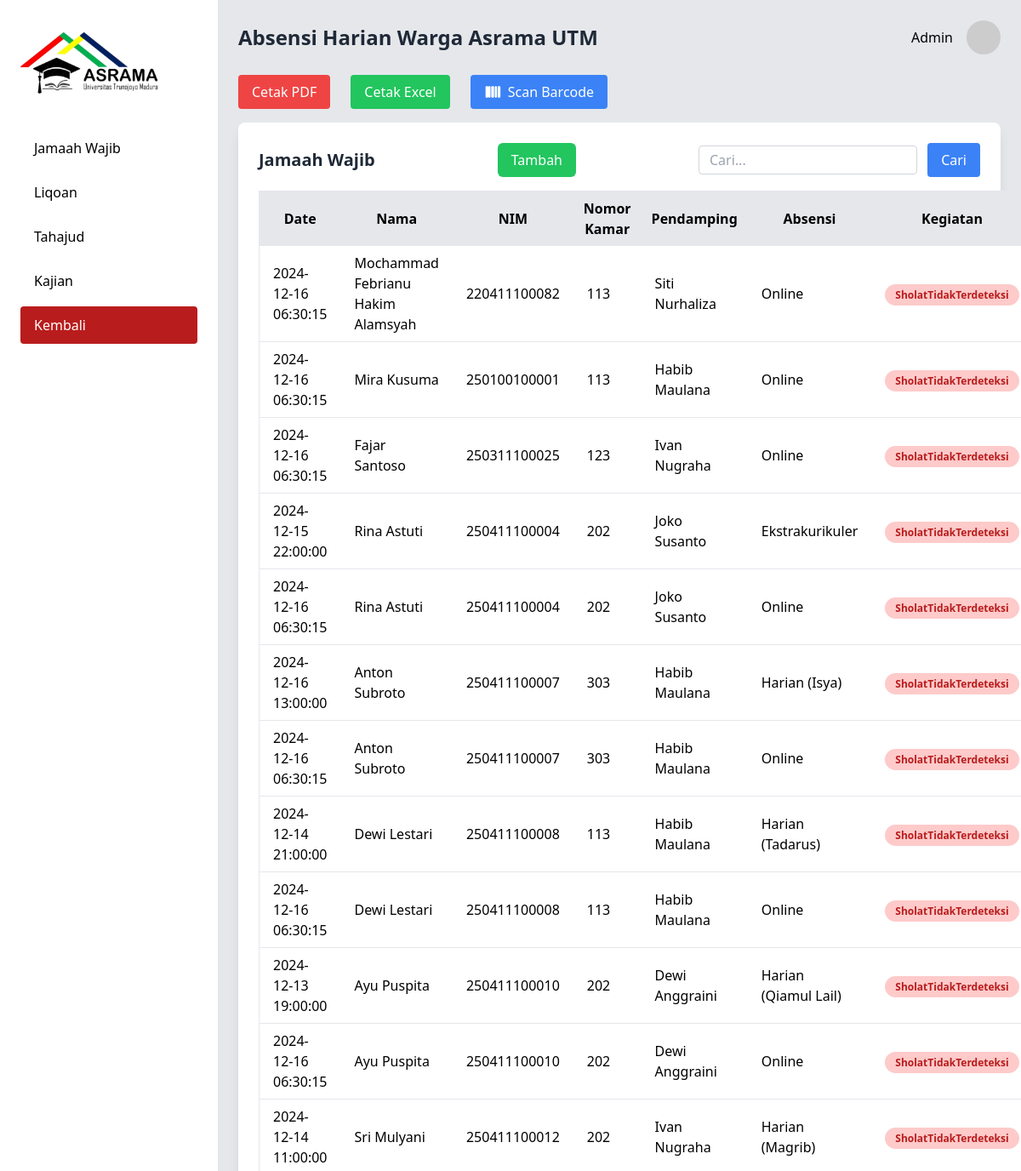
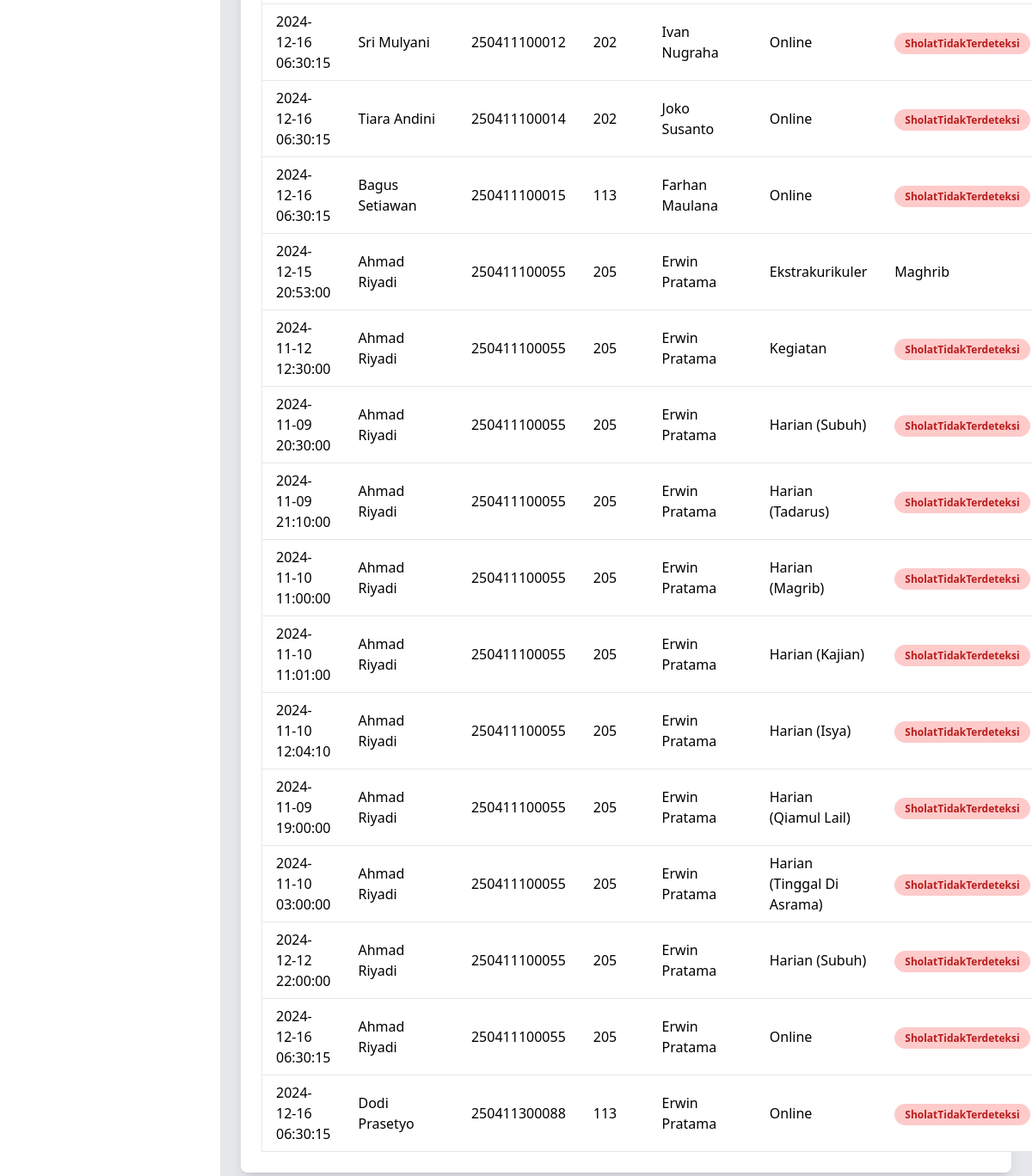
The app's page /app/pengurus/absensi_asrama/public/absensi_harian.php (signed in) with its own data (2 pictures, top to bottom).
### tables this page shows
CREATE TABLE `absensi` (
  `id_absen` int(11) NOT NULL,
  `id_kegiatan` int(11) DEFAULT NULL,
  `nim` varchar(12) DEFAULT NULL,
  `id_extra` int(11) DEFAULT NULL,
  `nim_pengurus` varchar(12) DEFAULT NULL,
  `status_kehadiran` varchar(255) DEFAULT NULL,
  `waktu_absen` timestamp NOT NULL DEFAULT current_timestamp() ON UPDATE current_timestamp(),
  `jenis_absen` varchar(255) DEFAULT NULL,
  `keterangan` varchar(255) DEFAULT NULL
);

CREATE TABLE `warga` (
  `nim` varchar(12) NOT NULL,
  `id_extra` int(11) DEFAULT NULL,
  `nim_pengurus` varchar(12) DEFAULT NULL,
  `nama` varchar(255) DEFAULT NULL,
  `no_hp` varchar(12) DEFAULT NULL,
  `password` varchar(255) DEFAULT NULL,
  `kamar` varchar(12) DEFAULT NULL,
  `foto_warga` varchar(255) DEFAULT NULL,
  `email` varchar(255) DEFAULT NULL,
  `gedung` varchar(12) DEFAULT NULL,
  `prodi` varchar(255) DEFAULT NULL
);

CREATE TABLE `pengurus` (
  `nama_pengurus` varchar(255) DEFAULT NULL,
  `nim_pengurus` varchar(12) NOT NULL,
  `kamar_pengurus` varchar(12) DEFAULT NULL,
  `gedung_pengurus` varchar(12) DEFAULT NULL,
  `no_hp_pengurus` varchar(12) DEFAULT NULL,
  `password_pengurus` varchar(255) DEFAULT NULL,
  `email_pengurus` varchar(255) DEFAULT NULL,
  `divisi_pengurus` varchar(255) DEFAULT NULL,
  `jabatan_pengurus` varchar(255) DEFAULT NULL,
  `foto_pengurus` varchar(255) DEFAULT NULL,
  `prodi_pengurus` varchar(255) DEFAULT NULL,
  `jenis_kelamin_pengurus` varchar(12) DEFAULT NULL
);

### app/pengurus/absensi_asrama/public/absensi_harian.php (the view, shortened to what this page needs)
<?php
$host = "localhost";
$username = "root";
$password = "";
$database = "asrama";
$koneksi = mysqli_connect($host, $username, $password, $database);
$search = isset($_GET['search']) ? $_GET['search'] : '';
$query = "SELECT nama, waktu_absen, warga.nim, kamar, nama_pengurus, keterangan, jenis_absen, status_kehadiran, id_absen
          FROM absensi
          INNER JOIN warga ON absensi.nim = warga.nim
          INNER JOIN pengurus ON warga.nim_pengurus = pengurus.nim_pengurus";
$hasil = mysqli_query($koneksi, $query);
?>
<!DOCTYPE html>
<html lang="en">
  <head>
    <link href="./css/output.css" rel="stylesheet" />
  </head>
  <body class="bg-gray-200 font-sans leading-normal tracking-normal">
    <div class="flex">
      <aside
        class="w-64 bg-white text-black min-h-screen fixed h-full stroke-black"
      >
        <div class="p-6">
          <img class="h-24" src="../img/asrama utm (1).png" alt="asrama" />
          <nav class="mt-8 space-y-2">
            <a href="#" class="block py-2.5 px-4 rounded hover:bg-gray-700"
              >Jamaah Wajib</a
            >
            <a
              href="liqoan.php"
              class="block py-2.5 px-4 rounded hover:bg-gray-700"
              >Liqoan</a
            >
            <a
              href="tahajud.php"
              class="block py-2.5 px-4 rounded hover:bg-gray-700"
              >Tahajud</a
            >
            <a
              href="kajian.php"
              class="block py-2.5 px-4 rounded hover:bg-gray-700"
              >Kajian</a
            >
            <a
              href="index.html"
              class="block py-2.5 px-4 rounded bg-red-700 text-white hover:bg-red-500"
              >Kembali</a
            >
          </nav>
        </div>
      </aside>
      <div class="flex-1 ml-64 p-6 overflow-scroll h-screen">
        <header class="flex justify-between items-center mb-6">
          <h2 class="text-2xl font-semibold text-gray-800">Absensi Harian Warga Asrama UTM</h2>
          <div class="flex items-center">
            <span class="mr-4">Admin</span>
            <img
              class="w-10 h-10 rounded-full"
              src="https://via.placeholder.com/40"
              alt="profile photo"
            />
          </div>
        </header>
        <div class="flex space-x-6 mb-4">
          <button
            onclick="printPDF()"
            class="bg-red-500 text-white px-4 py-2 rounded"
          >
            Cetak PDF
          </button>
          <button
            onclick="exportToExcel()"
            class="bg-green-500 text-white px-4 py-2 rounded"
          >
            Cetak Excel
          </button>
          <a
            href="scan_kamera.php"
            class="bg-blue-500 text-white px-4 py-2 rounded flex items-center hover:bg-blue-600"
          >
            <svg
              xmlns="http://www.w3.org/2000/svg"
              class="w-5 h-5 mr-2"
              fill="none"
              viewBox="0 0 24 24"
              stroke="currentColor"
            >
              <path
                stroke-linecap="round"
                stroke-linejoin="round"
                stroke-width="2"
                d="M3 5h2v14H3V5zm4 0h1v14H7V5zm4 0h2v14h-2V5zm5 0h1v14h-1V5zm4 0h2v14h-2V5z"
              />
            </svg>
            Scan Barcode
          </a>
        </div>
        <div class="pdf_magrib bg-white p-6 rounded-lg shadow-lg mb-10">
          <div class="flex items-center justify-between mb-4">
            <h3 class="text-xl font-semibold text-gray-800">Jamaah Wajib</h3>
            <a href="tambah.php" class="px-4 py-2 bg-green-500 text-white rounded-md hover:bg-green-600">Tambah</a>
              <form method="get" action="">
                <input type="text" name="search" placeholder="Cari..." value="<?= htmlspecialchars($search); ?>" class="border border-gray-300 rounded px-3 py-1 text-gray-700 focus:outline-none focus:border-blue-500" />
                  <button type="submit" class="ml-2 bg-blue-500 text-white px-4 py-2 rounded">Cari</button>
              </form>
          </div>
          <table class="min-w-full bg-white border">
            <thead>
              <tr>
                <th class="py-2 px-3 bg-gray-200">Date</th>
                <th class="py-2 px-3 bg-gray-200">Nama</th>
                <th class="py-2 px-3 bg-gray-200">NIM</th>
                <th class="py-2 px-3 bg-gray-200">Nomor Kamar</th>
                <th class="py-2 px-3 bg-gray-200">Pendamping</th>
                <th class="py-2 px-3 bg-gray-200">Absensi</th>
                <th class="py-2 px-3 bg-gray-200">Kegiatan</th>
              </tr>
            </thead>
            <tbody>
              <?php while ($row = mysqli_fetch_assoc($hasil)) { ?>
                  <tr class="border-b border-gray-200 hover:bg-gray-100">
                      <td class="py-2 px-4">
                      <?php if ($row['waktu_absen'] != "0000-00-00 00:00:00") {?>
                        <?php echo $row['waktu_absen'] ?>
                        <?php } else { ?>
                          <span class="text-red-700 bg-red-200 rounded-full px-3 py-1 text-xs font-semibold">00000</span>
                        <?php } ?>
                      </td>
                      <td class="py-2 px-4"><?= $row['nama']; ?></td>
                      <td class="py-2 px-4"><?= $row['nim']; ?></td>
                      <td class="py-2 px-4"><?= $row['kamar']; ?></td>
                      <td class="py-2 px-4"><?= $row['nama_pengurus']; ?></td>
                      <td class="py-2 px-4"><?= $row['jenis_absen']; ?></td>
                      <td class="py-2 px-4">
                        <?php if ($row['keterangan'] == 'maghrib') {?>
                          Maghrib
                        <?php } elseif ($row['keterangan'] == 'isya') { ?>
                          Isya
                        <?php } elseif ($row['keterangan'] == 'shubuh') { ?>
                          Shubuh
                        <?php } elseif ($row['keterangan'] == 'liqoan') { ?>
                          Liqoan
                        <?php } elseif ($row['keterangan'] == 'kajian') { ?>
                          Kajian
                        <?php } elseif ($row['keterangan'] == 'tahajut') { ?>
                          Tahajut
                        <?php } elseif ($row['keterangan'] == 'alpha') { ?>
                          <span class="text-red-700 bg-red-200 rounded-full px-3 py-1 text-xs font-semibold">SholatTidakTerdeteksi</span>
                        <?php } else { ?>
                          <span class="text-red-700 bg-red-200 rounded-full px-3 py-1 text-xs font-semibold">SholatTidakTerdeteksi</span>
                        <?php } ?>
                      </td>
                  </tr>
              <?php } ?>
          </tbody>
          </table>
        </div>
      </div>
    </div>
  </body>
</html>

### records on screen
absensi: waktu_absen "2024-12-16 06:30:15", nim.nama "Mochammad Febrianu Hakim Alamsyah", nim.nim "220411100082", nim.kamar "113", nim_pengurus.nama_pengurus "Siti Nurhaliza", jenis_absen "Online", shows "SholatTidakTerdeteksi"
absensi: waktu_absen "2024-12-16 06:30:15", nim.nama "Mira Kusuma", nim.nim "250100100001", nim.kamar "113", nim_pengurus.nama_pengurus "Habib Maulana", jenis_absen "Online", shows "SholatTidakTerdeteksi"
absensi: waktu_absen "2024-12-16 06:30:15", nim.nama "Fajar Santoso", nim.nim "250311100025", nim.kamar "123", nim_pengurus.nama_pengurus "Ivan Nugraha", jenis_absen "Online", shows "SholatTidakTerdeteksi"
absensi: waktu_absen "2024-12-15 22:00:00", nim.nama "Rina Astuti", nim.nim "250411100004", nim.kamar "202", pengurus.nama_pengurus "Joko Susanto", jenis_absen "Ekstrakurikuler", keterangan "SholatTidakTerdeteksi"
absensi: waktu_absen "2024-12-16 06:30:15", nim.nama "Rina Astuti", nim.nim "250411100004", nim.kamar "202", nim_pengurus.nama_pengurus "Joko Susanto", jenis_absen "Online", shows "SholatTidakTerdeteksi"
absensi: waktu_absen "2024-12-16 13:00:00", nim.nama "Anton Subroto", nim.nim "250411100007", nim.kamar "303", pengurus.nama_pengurus "Habib Maulana", jenis_absen "Harian (Isya)", keterangan "SholatTidakTerdeteksi"
absensi: waktu_absen "2024-12-16 06:30:15", nim.nama "Anton Subroto", nim.nim "250411100007", nim.kamar "303", nim_pengurus.nama_pengurus "Habib Maulana", jenis_absen "Online", shows "SholatTidakTerdeteksi"
absensi: waktu_absen "2024-12-14 21:00:00", nim.nama "Dewi Lestari", nim.nim "250411100008", nim.kamar "113", pengurus.nama_pengurus "Habib Maulana", jenis_absen "Harian (Tadarus)", keterangan "SholatTidakTerdeteksi"
absensi: waktu_absen "2024-12-16 06:30:15", nim.nama "Dewi Lestari", nim.nim "250411100008", nim.kamar "113", nim_pengurus.nama_pengurus "Habib Maulana", jenis_absen "Online", shows "SholatTidakTerdeteksi"
absensi: waktu_absen "2024-12-13 19:00:00", nim.nama "Ayu Puspita", nim.nim "250411100010", nim.kamar "202", pengurus.nama_pengurus "Dewi Anggraini", jenis_absen "Harian (Qiamul Lail)", keterangan "SholatTidakTerdeteksi"
absensi: waktu_absen "2024-12-16 06:30:15", nim.nama "Ayu Puspita", nim.nim "250411100010", nim.kamar "202", nim_pengurus.nama_pengurus "Dewi Anggraini", jenis_absen "Online", shows "SholatTidakTerdeteksi"
absensi: waktu_absen "2024-12-14 11:00:00", nim.nama "Sri Mulyani", nim.nim "250411100012", nim.kamar "202", pengurus.nama_pengurus "Ivan Nugraha", jenis_absen "Harian (Magrib)", keterangan "SholatTidakTerdeteksi"
absensi: waktu_absen "2024-12-16 06:30:15", nim.nama "Sri Mulyani", nim.nim "250411100012", nim.kamar "202", nim_pengurus.nama_pengurus "Ivan Nugraha", jenis_absen "Online", shows "SholatTidakTerdeteksi"
absensi: waktu_absen "2024-12-16 06:30:15", nim.nama "Tiara Andini", nim.nim "250411100014", nim.kamar "202", nim_pengurus.nama_pengurus "Joko Susanto", jenis_absen "Online", shows "SholatTidakTerdeteksi"
absensi: waktu_absen "2024-12-16 06:30:15", nim.nama "Bagus Setiawan", nim.nim "250411100015", nim.kamar "113", nim_pengurus.nama_pengurus "Farhan Maulana", jenis_absen "Online", shows "SholatTidakTerdeteksi"
absensi: waktu_absen "2024-12-15 20:53:00", nim.nama "Ahmad Riyadi", nim.nim "250411100055", nim.kamar "205", pengurus.nama_pengurus "Erwin Pratama", jenis_absen "Ekstrakurikuler", keterangan "Maghrib"
absensi: waktu_absen "2024-11-12 12:30:00", nim.nama "Ahmad Riyadi", nim.nim "250411100055", nim.kamar "205", pengurus.nama_pengurus "Erwin Pratama", jenis_absen "Kegiatan", shows "SholatTidakTerdeteksi"
absensi: waktu_absen "2024-11-09 20:30:00", nim.nama "Ahmad Riyadi", nim.nim "250411100055", nim.kamar "205", nim_pengurus.nama_pengurus "Erwin Pratama", jenis_absen "Harian (Subuh)", keterangan "SholatTidakTerdeteksi"
absensi: waktu_absen "2024-11-09 21:10:00", nim.nama "Ahmad Riyadi", nim.nim "250411100055", nim.kamar "205", nim_pengurus.nama_pengurus "Erwin Pratama", jenis_absen "Harian (Tadarus)", keterangan "SholatTidakTerdeteksi"
absensi: waktu_absen "2024-11-10 11:00:00", nim.nama "Ahmad Riyadi", nim.nim "250411100055", nim.kamar "205", nim_pengurus.nama_pengurus "Erwin Pratama", jenis_absen "Harian (Magrib)", shows "SholatTidakTerdeteksi"
absensi: waktu_absen "2024-11-10 11:01:00", nim.nama "Ahmad Riyadi", nim.nim "250411100055", nim.kamar "205", nim_pengurus.nama_pengurus "Erwin Pratama", jenis_absen "Harian (Kajian)", shows "SholatTidakTerdeteksi"
absensi: waktu_absen "2024-11-10 12:04:10", nim.nama "Ahmad Riyadi", nim.nim "250411100055", nim.kamar "205", nim_pengurus.nama_pengurus "Erwin Pratama", jenis_absen "Harian (Isya)", shows "SholatTidakTerdeteksi"
absensi: waktu_absen "2024-11-09 19:00:00", nim.nama "Ahmad Riyadi", nim.nim "250411100055", nim.kamar "205", nim_pengurus.nama_pengurus "Erwin Pratama", jenis_absen "Harian (Qiamul Lail)", keterangan "SholatTidakTerdeteksi"
absensi: waktu_absen "2024-11-10 03:00:00", nim.nama "Ahmad Riyadi", nim.nim "250411100055", nim.kamar "205", nim_pengurus.nama_pengurus "Erwin Pratama", jenis_absen "Harian (Tinggal Di Asrama)", keterangan "SholatTidakTerdeteksi"
absensi: waktu_absen "2024-12-12 22:00:00", nim.nama "Ahmad Riyadi", nim.nim "250411100055", nim.kamar "205", pengurus.nama_pengurus "Erwin Pratama", jenis_absen "Harian (Subuh)", keterangan "SholatTidakTerdeteksi"
absensi: waktu_absen "2024-12-16 06:30:15", nim.nama "Ahmad Riyadi", nim.nim "250411100055", nim.kamar "205", nim_pengurus.nama_pengurus "Erwin Pratama", jenis_absen "Online", shows "SholatTidakTerdeteksi"
absensi: waktu_absen "2024-12-16 06:30:15", nim.nama "Dodi Prasetyo", nim.nim "250411300088", nim.kamar "113", nim_pengurus.nama_pengurus "Erwin Pratama", jenis_absen "Online", shows "SholatTidakTerdeteksi"
